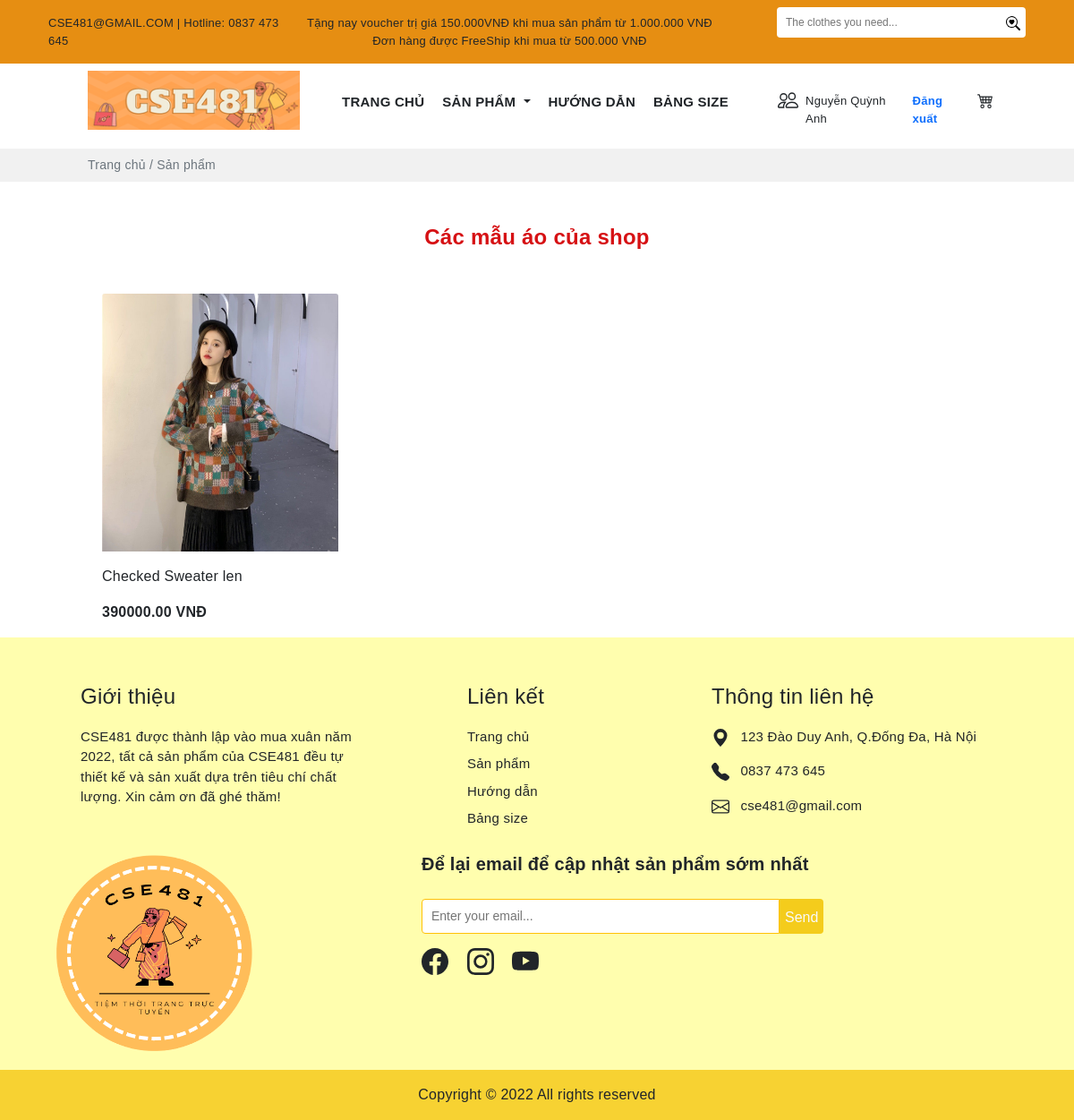
Screenshot of /product/top1.php?id=1 with the database file from the repository.
### tables this page shows
CREATE TABLE `khachhang` (
  `MaK` int(11) NOT NULL,
  `TenK` varchar(100) DEFAULT NULL,
  `Gioitinh` varchar(10) DEFAULT NULL,
  `Ngaysinh` date DEFAULT NULL,
  `Diachi` varchar(100) DEFAULT NULL,
  `SĐT` varchar(10) DEFAULT NULL,
  `email` varchar(30) NOT NULL,
  `matkhau` varchar(50) DEFAULT NULL
);

CREATE TABLE `sanpham` (
  `MaSP` varchar(10) NOT NULL,
  `TenSP` varchar(30) DEFAULT NULL,
  `MaLH` varchar(10) NOT NULL,
  `Giaban` int(11) DEFAULT NULL,
  `Gianhap` int(11) DEFAULT NULL,
  `Tylegiamgia` double(2,2) DEFAULT NULL,
  `Soluong` int(11) DEFAULT NULL,
  `Mota` varchar(500) DEFAULT NULL,
  `Trangthai` varchar(30) DEFAULT NULL,
  `img` varchar(30) DEFAULT NULL,
  `Ngaynhap` date NOT NULL
);

### product/top1.php (the view, shortened to what this page needs)
<?php include('../config/database.php');
?>
<?php
$id =$_GET['id'];
    $sql3 = "SELECT * FROM khachhang, sanpham where khachhang.MaK='$id' ";
    $result3 = mysqli_query($conn,$sql3);
    if(mysqli_num_rows($result3)>0){
        $row = mysqli_fetch_assoc($result3);
        }
    ?>
<!DOCTYPE html>
<html lang="en">
<head>
    <link rel="stylesheet" href="https://cdn.jsdelivr.net/npm/bootstrap-icons@1.7.2/font/bootstrap-icons.css">
    <link href="https://cdn.jsdelivr.net/npm/bootstrap@5.1.3/dist/css/bootstrap.min.css" rel="stylesheet"
>
    <link rel="stylesheet" href="https://cdnjs.cloudflare.com/ajax/libs/OwlCarousel2/2.3.4/assets/owl.carousel.min.css"
 />
    <link rel="stylesheet"
        href="https://cdnjs.cloudflare.com/ajax/libs/OwlCarousel2/2.3.4/assets/owl.theme.default.min.css"
 />
    <link rel="stylesheet" href="../public/style.css">
</head>
<body>
    <div class="header">
        <div class="container-fluid" style="background:#e68e12;">
            <div class="container content">
                <div class="container">
                    <div class="row">
                        <div class="col py-3" style="font-size:13px;">
                            CSE481@GMAIL.COM | Hotline: 0837 473 645
                        </div>
                        <div class="col text-nowrap my-auto" style="font-size:13px;">
                            <p class="mb-0">
                                Tặng nay voucher trị giá 150.000VNĐ khi mua sản phẩm từ 1.000.000 VNĐ
                            </p>
                            <div class="text-center mx-auto">
                                Đơn hàng được FreeShip khi mua từ 500.000 VNĐ
                            </div>
                        </div>
                        <div class="col d-flex justify-content-end">
                            <div class="">
                                <form action="" method="GET">
                                    <div class="pt-2 ms-5 d-flex">
                                        <input class="py-2 rounded-start" type="text"
                                            style="border:none;padding-left: 10px;font-size:12px;width:250px"
                                            name="namesearch" placeholder="The clothes you need...">
                                        <button type="submit" class="border-0 rounded-0 rounded-end bg-white"> </button>
                                    </div>
                                </form>
                            </div>
                        </div>
                    </div>
                </div>
            </div>
        </div>
    </div>
    <section>
        <div class="container">
            <div class="row px-5">
                <div class="col-md-3 ">
                    <img src="../img/logo-hcn.png" alt="" class="mt-2 ms-2 img-fluid">
                </div>
                <div class="col-md ps-0 mt-4">
                    <div class="row">
                        <div class="col-md">
                            <ul class="nav justify-content-center">
                                <li class="nav-item fw-bold ">
                                    <a class="nav-link link-dark pe-1" style="font-size:15px" aria-current="page"
                                        href="../index1.php?id=<?php echo $row['email'];?>">TRANG CHỦ</a>
                                </li>
                                <li class="nav-item fw-bold">
                                    <a style="font-size:15px" class="pe-1 nav-link dropdown-toggle link-dark" href="#"
                                        id="navbarDarkDropdownMenuLink" role="button" data-bs-toggle="dropdown"
                                        aria-expanded="false">
                                        SẢN PHẨM
                                    </a>
                                </li>
                                <li class="nav-item fw-bold">
                                    <a class=" pe-1 nav-link link-dark" style="font-size:15px" href="../huongdan1.php?id=<?php echo $row['MaK']; ?>">HƯỚNG DẪN</a>
                                </li>
                                <li class="nav-item fw-bold">
                                    <a class="pe-1 nav-link link-dark" style="font-size:15px"href="../size1.php?id=<?php echo $row['MaK']; ?>">BẢNG SIZE</a>
                                </li>
                            </ul>
                        </div>
                        <div class="col-md-4 mt-1 d-flex">
                            <a href="../user.php?id=<?php echo $row['MaK'];?>" class="text-decoration-none link-dark">
                                <div class="d-flex">
                                    <p class="pt-1" style="font-size:13px"><?php echo $row['TenK']; ?></p>
                                </div>
                            </a>
                            <a href="logout.php" class="text-decoration-none link-dark">
                                <div class="ms-3">
                                    <p class="pt-1 fw-bold link-primary" style="font-size:13px">Đăng xuất</p>
                                </div>
                            </a>
                            <a href="../cart.php?id=<?php echo $row['MaK']?>">
                            </a>
                        </div>
                    </div>
                </div>
            </div>
        </div>
        <div class="mt-2" style="background:#f1f1f1">
            <div class="container">
                <p class="px-5 ms-2 py-2 text-muted" style="font-size:14px">Trang chủ / Sản phẩm</p>
            </div>
        </div>
    </section>
    <section>
        <div class="container">
            <div class="px-5 mt-5">
                <h4 class="mt-3 text-center fw-bold" style="color:#d61114;">
                Các mẫu áo của shop</h4>
                <div class="row d-flex  px-4 mt-5">
                    <?php
                $sql1 = "SELECT *, khachhang.MaK,sanpham.Giaban-(sanpham.Giaban*sanpham.Tylegiamgia) as Giagiam from khachhang,loaihang INNER JOIN sanpham
                ON  loaihang.MaLH=sanpham.MaLH where loaihang.MaLH='LH01' and khachhang.MaK='$id'";
                $res1 = mysqli_query($conn, $sql1);
                $count1 = mysqli_num_rows($res1);
                if($count1>0)
                {
                    while($row=mysqli_fetch_assoc($res1))
                    {
             ?>
                    <div class="card me-0 border-0" style="width: 18rem;">
                        <img src="../img/<?php echo $row['img'];?>" class="img-fluid card-img-top" alt="...">
                        <div class="card-body px-0">
                            <p class="card-text"><?php echo $row['TenSP']; ?></p>
                            <p class="d-inline fw-bold"><?php echo $row['Giagiam']; ?> VNĐ</p>
                        </div>
                    </div>
                    <?php
                    }
                }
                    ?>
                </div>
            </div>
        </div>
    </section>
    <section style="background:#fffeae;">
        <div class="container">
            <div style="font-size:15px" class="row px-5">
                <div class="col-md-4  me-5">
                    <p class="fs-4 mt-5">Giới thiệu</p>
                    <p class="">CSE481 được thành lập vào mua xuân năm
                        2022, tất cả sản phẩm của CSE481 đều tự thiết kế và sản xuất dựa trên tiêu chí chất lượng. Xin
                        cảm ơn đã ghé thăm!</p>
                </div>
                <div class="col-md-3 me-5 ps-5">
                    <p class="fs-4 mt-5">Liên kết</p>
                    <a class="link-dark text-decoration-none" href="">
                        <p class="mb-2">Trang chủ</p>
                    </a>
                    <a class="link-dark text-decoration-none" href="">
                        <p class="mb-2">Sản phẩm</p>
                    </a>
                    <a class="link-dark text-decoration-none" href="">
                        <p class="mb-2">Hướng dẫn</p>
                    </a>
                    <a class="link-dark text-decoration-none" href="">
                        <p class="mb-2">Bảng size</p>
                    </a>
                </div>
                <div class="col-md">
                    <p class="fs-4 mt-5">Thông tin liên hệ</p>
                    <div class="">
                        <svg xmlns="http://www.w3.org/2000/svg" width="20" height="20" fill="currentColor"
                            class="bi bi-geo-alt-fill d-inline" viewBox="0 0 16 16">
                            <path
                                d="M8 16s6-5.686 6-10A6 6 0 0 0 2 6c0 4.314 6 10 6 10zm0-7a3 3 0 1 1 0-6 3 3 0 0 1 0 6z" />
                        </svg>
                        <p class="ms-2 d-inline">123 Đào Duy Anh, Q.Đống Đa, Hà Nội</p>
                    </div>
                    <div class="mt-3">
                        <p class="ms-2 d-inline">0837 473 645</p>
                    </div>
                    <div class="mt-3">
                        <p class="ms-2 d-inline">cse481@gmail.com</p>
                    </div>
                </div>
            </div>
            <div class="row">
                <div class="col-md-3 me-5">
                    <img class="img-fluid" src="../img/1.png" alt="">
                </div>
                <div class="col">
                    <div class="ms-5 mt-3 ps-5">
                        <p class="fs-5 fw-bold">Để lại email để cập nhật sản phẩm sớm nhất</p>
                        <div class="">
                            <form action="" method="GET">
                                <div class="pt-2 d-flex">
                                    <input class="py-2 border border-warning rounded-start" type="text"
                                        style="padding-left: 10px;font-size:14px;width:400px" name=""
                                        placeholder="Enter your email...">
                                    <button type="submit" style="background:#f4cc1c;"
                                        class="border-0 rounded-0 rounded-end link-light">
                                        <p class="mt-1 mb-0">Send</p>
                                    </button>
                                </div>
                            </form>
                        </div>
                        <div class="mt-3">
                            <a href="#" class="me-3 icon link-dark"></a>
                            <a href="#" class="me-3 icon link-dark"></a>
                            <a href="#" class="me-3 icon link-dark"></a>
                        </div>
                    </div>
                </div>
            </div>
        </div>
        <p class="text-center py-3 mb-0" style="background:#f7d232;">Copyright © 2022 All rights reserved</p>
    </section>
</body>
</html>

### public/style.css (style rules this page uses)
body { font-family: 'Trebuchet MS', sans-serif; letter-spacing: 0.25px; }
.card img { width: 288px; height: 288px; }

### rows the page displays
khachhang: TenK "Nguyễn Quỳnh Anh", sanpham.img (picture), sanpham.TenSP "Checked Sweater len", Giagiam "390000.00"
